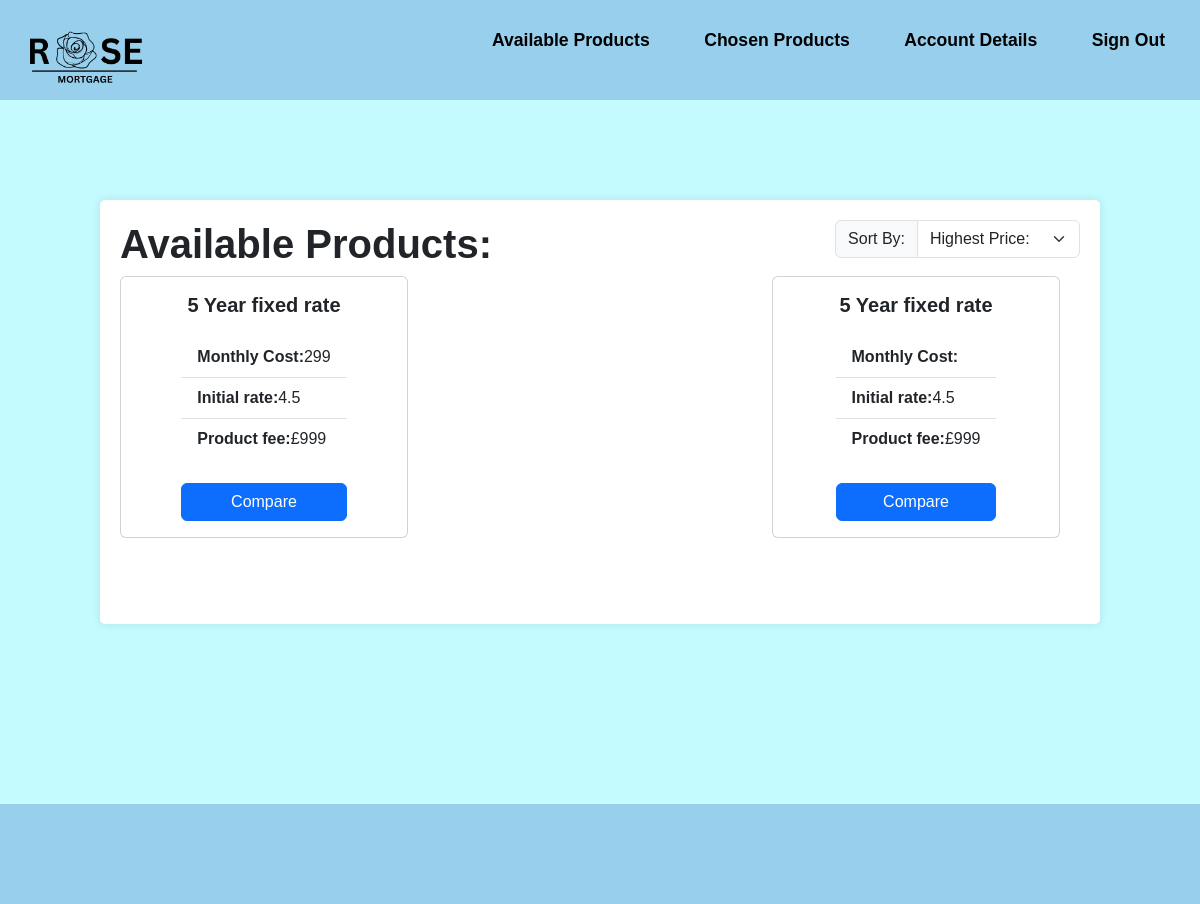
Before: /memberviewproducts.php (signed in) with the older database file.
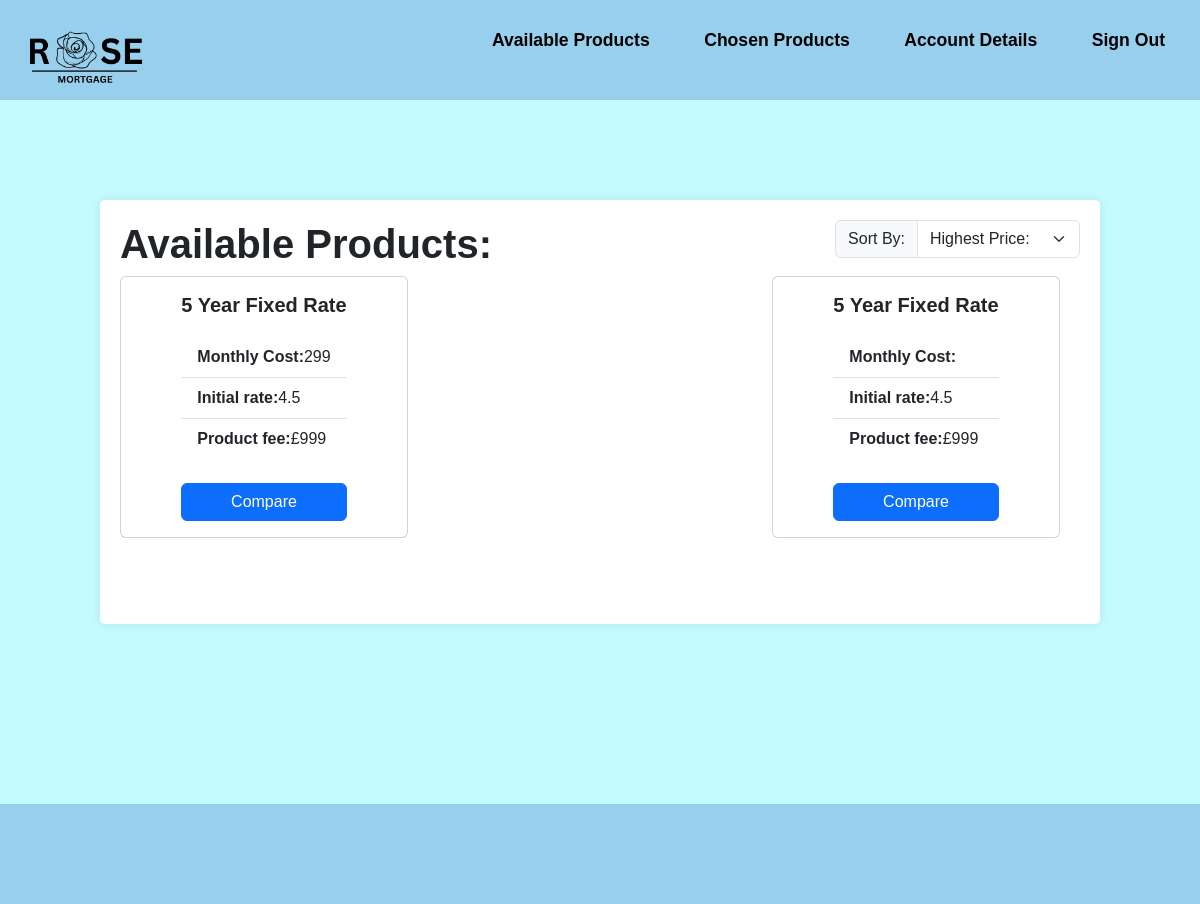
After: the same page with the newer database file.
### tables this page shows
CREATE TABLE "Quote" (
	"Quote_ID"	INTEGER NOT NULL,
	"Product_ID"	INTEGER NOT NULL,
	"RegisteredUser_ID"	INTEGER NOT NULL,
	"monthly_repayments"	INTEGER NOT NULL,
	"total_payment"	INTEGER,
	"product_starred"	INTEGER NOT NULL,
	PRIMARY KEY("Quote_ID" AUTOINCREMENT),
	FOREIGN KEY("RegisteredUser_ID") REFERENCES "RegisteredUser"("RegisteredUser_ID"),
	FOREIGN KEY("Quote_ID") REFERENCES "Quote"("Quote_ID"),
	FOREIGN KEY("Product_ID") REFERENCES "Product"("Product_ID")
);

CREATE TABLE "Product" (
	"Product_ID"	INTEGER NOT NULL,
	"Broker_ID"	INTEGER NOT NULL,
	"YearRate"	INTEGER NOT NULL,
	"ProductType"	TEXT NOT NULL,
	"expected_income"	INTEGER NOT NULL,
	"expected_outgoings"	INTEGER NOT NULL,
	"expected_credit_score"	INTEGER NOT NULL,
	"initial_interest_rate"	REAL NOT NULL,
	"secondary_interest_rate"	REAL NOT NULL,
	"ProductFee"	INTEGER NOT NULL,
	"mtv_ratio"	REAL NOT NULL,
	"aDraft"	INTEGER NOT NULL,
	FOREIGN KEY("Broker_ID") REFERENCES "Broker"("Broker_ID"),
	PRIMARY KEY("Product_ID" AUTOINCREMENT)
);

### MemberViewProducts.php (the view, shortened to what this page needs)
<?php
include 'connection.php';
$RegisteredUser_ID = $_SESSION['RegisteredUser_ID'];
$sql = "SELECT *
        FROM Product
        LEFT JOIN financialdetails ON (financialdetails.RegisteredUser_ID = Product.Broker_ID)
        LEFT JOIN RegisteredUser ON (RegisteredUser.RegisteredUser_ID = financialdetails.RegisteredUser_ID)
        LEFT JOIN Quote ON (Quote.Product_ID = Product.Product_ID)
        WHERE Product.expected_income <= (SELECT annual_income FROM financialdetails WHERE RegisteredUser_ID = $RegisteredUser_ID)
        AND Product.expected_outgoings <= (SELECT monthly_spending_amounts FROM financialdetails WHERE RegisteredUser_ID = $RegisteredUser_ID)
        AND Product.expected_credit_score <= (SELECT credit_score FROM financialdetails WHERE RegisteredUser_ID = $RegisteredUser_ID);";
$statement = $db->query($sql);
?>
<!DOCTYPE html>
<html lang="en">
<head>
  <link rel="stylesheet" href="https://cdn.jsdelivr.net/npm/bootstrap@5.3.2/dist/css/bootstrap.min.css">
  <link rel="stylesheet" href="style.css">
</head>
<body>
<header class="flex-container">
<a href="MemberViewProducts.php"> <img src="Assets/logo.png" alt="Rose Mortgage"> </a>
    <div>
        <ul class="nav-links">
            <li><a href="MemberViewProducts.php">Available Products</a></li>
            <li><a href="MemberChosenProducts.php">Chosen Products</a></li>
            <li><a href="MemberAccountDetails.php">Account Details</a></li>
            <li><a href="home.php">Sign Out</a></li>
        </ul>
    </div>
</header>
<div class="largecontainer">
    <div class="flex-container">
        <div><h1><b>Available Products:</b></h1></div>
        <div>
            <div class="input-group mb-3">
                <label class="input-group-text" for="inputGroupSelect01">Sort By:</label>
                <select class="form-select" id="inputGroupSelect01">
                    <option selected>Highest Price:</option>
                </select>
            </div>
        </div>
    </div>
    <div class="flex-table">
        <?php
        while ($row = $statement->fetch(PDO::FETCH_ASSOC)) {
        ?>
        <div class="card" style="width: 18rem; margin-bottom: 50px;">
            <div class="card-body">
            <h5 class="card-title"><b><?php echo $row["YearRate"] . " Year " . $row["ProductType"]; ?></b></h5>
                <ul class="list-group list-group-flush">
                    <li class="list-group-item"><b>Monthly Cost:</b><?php echo $row["monthly_repayments"]; ?></li>
                    <li class="list-group-item"><b>Initial rate:</b><?php echo $row["initial_interest_rate"]; ?></li>
                    <li class="list-group-item"><b>Product fee:</b><?php echo $row["ProductFee"]; ?></li>
                </ul>
                <br>
                <a href="#" class="btn btn-primary">Compare</a>
            </div>
        </div>
        <?php
        }
        ?>
    </div>
</div>
<footer>
</footer>
</body>
</html>

Changed rows visible on the page:
changed quote: Product_ID.ProductType "fixed rate" → "Fixed Rate"
changed product: ProductType "fixed rate" → "Fixed Rate"
